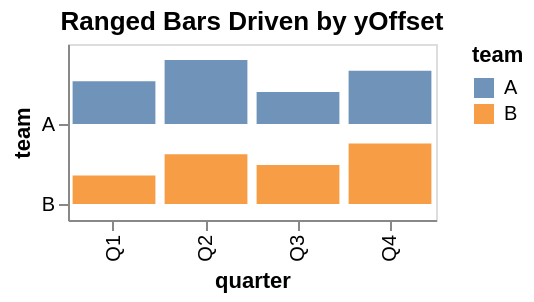

Source (Vega-Lite JSON):
### Vega specification from a JSON file in a GitHub repository (floating-point values rounded to 4 significant figures)
{"$schema": "https://vega.github.io/schema/vega/v6.json", "background": "white", "padding": 5, "title": {"text": "Ranged Bars Driven by yOffset", "frame": "group"}, "style": "cell", "data": [{"name": "source_0", "values": [{"quarter": "Q1", "team": "A", "score": 12}, {"quarter": "Q2", "team": "A", "score": 18}, {"quarter": "Q3", "team": "A", "score": 9}, {"quarter": "Q4", "team": "A", "score": 15}, {"quarter": "Q1", "team": "B", "score": 8}, {"quarter": "Q2", "team": "B", "score": 14}, {"quarter": "Q3", "team": "B", "score": 11}, {"quarter": "Q4", "team": "B", "score": 17}]}, {"name": "data_0", "source": "source_0", "transform": [{"type": "filter", "expr": "isValid(datum[\"score\"]) && isFinite(+datum[\"score\"])"}]}], "signals": [{"name": "x_step", "value": 46}, {"name": "width", "update": "bandspace(domain('x').length, 0.1, 0.05) * x_step"}, {"name": "y_step", "value": 40}, {"name": "height", "update": "bandspace(domain('y').length, 0.2, 0.2) * y_step"}], "marks": [{"name": "marks", "type": "rect", "style": ["bar"], "from": {"data": "data_0"}, "encode": {"update": {"opacity": {"value": 0.8}, "fill": {"scale": "color", "field": "team"}, "ariaRoleDescription": {"value": "bar"}, "description": {"signal": "\"quarter: \" + (isValid(datum[\"quarter\"]) ? isArray(datum[\"quarter\"]) ? join(datum[\"quarter\"], ' ') : datum[\"quarter\"] : \"\"+datum[\"quarter\"]) + \"; team: \" + (isValid(datum[\"team\"]) ? isArray(datum[\"team\"]) ? join(datum[\"team\"], ' ') : datum[\"team\"] : \"\"+datum[\"team\"]) + \"; score: \" + (format(datum[\"score\"], \"\"))"}, "x": {"scale": "x", "field": "quarter"}, "width": {"signal": "max(0.25, bandwidth('x'))"}, "y": {"scale": "y", "field": "team", "offset": {"scale": "yOffset", "field": "score"}}, "y2": {"scale": "y", "field": "team", "offset": {"signal": "isFinite(scale(\"yOffset\", clamp(0, extent(domain(\"yOffset\"))[0], extent(domain(\"yOffset\"))[1]))) && isFinite(bandwidth(\"y\")) && bandwidth(\"y\") > 0 ? clamp(scale(\"yOffset\", clamp(0, extent(domain(\"yOffset\"))[0], extent(domain(\"yOffset\"))[1])), 0, bandwidth(\"y\")) : (isFinite(bandwidth(\"y\")) ? (bandwidth(\"y\")) / 2 : 0)"}}}}}], "scales": [{"name": "x", "type": "band", "domain": {"data": "data_0", "field": "quarter", "sort": true}, "range": {"step": {"signal": "x_step"}}, "paddingInner": 0.1, "paddingOuter": 0.05}, {"name": "y", "type": "band", "domain": {"data": "data_0", "field": "team", "sort": true}, "range": {"step": {"signal": "y_step"}}, "paddingInner": 0.2, "paddingOuter": 0.2}, {"name": "yOffset", "type": "linear", "domain": {"data": "data_0", "field": "score"}, "range": [{"signal": "bandwidth('y')"}, 0], "zero": true}, {"name": "color", "type": "ordinal", "domain": {"data": "data_0", "field": "team", "sort": true}, "range": "category"}], "axes": [{"scale": "x", "orient": "bottom", "grid": false, "title": "quarter", "labelAlign": "right", "labelAngle": 270, "labelBaseline": "middle", "zindex": 0}, {"scale": "y", "orient": "left", "grid": false, "title": "team", "bandPosition": {"signal": "isFinite(scale(\"yOffset\", clamp(0, extent(domain(\"yOffset\"))[0], extent(domain(\"yOffset\"))[1]))) && isFinite(bandwidth(\"y\")) && bandwidth(\"y\") > 0 ? clamp(scale(\"yOffset\", clamp(0, extent(domain(\"yOffset\"))[0], extent(domain(\"yOffset\"))[1])) / bandwidth(\"y\"), 0, 1) : 0.5"}, "encode": {"labels": {"update": {"y": {"scale": "y", "signal": "datum.value", "band": {"signal": "isFinite(scale(\"yOffset\", clamp(0, extent(domain(\"yOffset\"))[0], extent(domain(\"yOffset\"))[1]))) && isFinite(bandwidth(\"y\")) && bandwidth(\"y\") > 0 ? clamp(scale(\"yOffset\", clamp(0, extent(domain(\"yOffset\"))[0], extent(domain(\"yOffset\"))[1])) / bandwidth(\"y\"), 0, 1) : 0.5"}}}}}, "zindex": 0}], "legends": [{"fill": "color", "symbolType": "square", "title": "team", "encode": {"symbols": {"update": {"opacity": {"value": 0.8}}}}}]}
